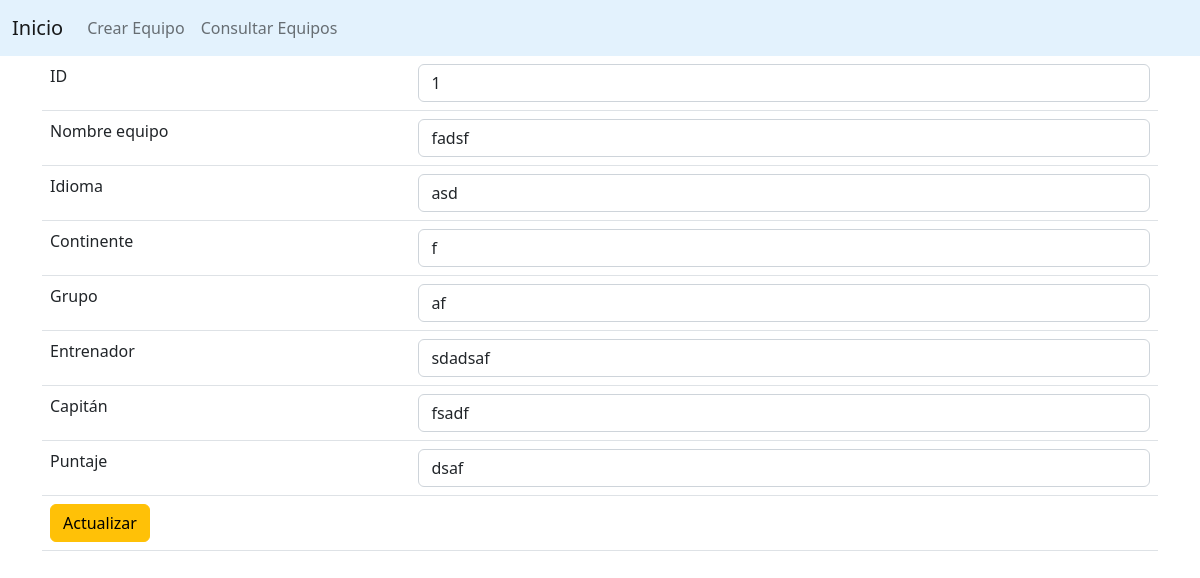
The app's page /1/edit with its own data.
### models.py (models this page shows, shortened)
class ContactModel(db.Model):
	__tablename__ = "contacts"
	id = db.Column(db.Integer, primary_key=True)
	pais = db.Column(db.String())
	idioma = db.Column(db.String())
	continente = db.Column(db.String())
	grupo = db.Column(db.String())
	entrenador = db.Column(db.String())
	capitan = db.Column(db.String())
	puntaje = db.Column(db.Integer())

### app.py (the view)
@app.route('/<int:id>/edit', methods = ['GET'])
def returnUpdate(id):
	contact = ContactModel.query.filter_by(id=id).first()
	return render_template('update.html', contact = contact)

### templates/update.html (shortened to what this page needs)
{% extends 'master.html' %}
{% block body %}
<div class="container">
	<form method="post" action="/edit">
		<table class="table">
			<tr>
				<td>ID</td>
				<td><input type="text" name="id" class="form-control" value="{{ contact.id }}"></td>
			</tr>
			<tr>
				<td>Nombre equipo</td>
				<td><input type="text" name="pais" class="form-control" value="{{ contact.pais }}"></td>
			</tr>
			<tr>
				<td>Idioma</td>
				<td><input type="text" name="idioma" class="form-control" value="{{ contact.idioma }}"></td>
			</tr>
			<tr>
				<td>Continente</td>
				<td><input type="text" name="continente" class="form-control" value="{{ contact.continente }}"></td>
			</tr>
			<tr>
				<td>Grupo</td>
				<td><input type="text" name="grupo" class="form-control" value="{{ contact.grupo }}"></td>
			</tr>
			<tr>
				<td>Entrenador</td>
				<td><input type="text" name="entrenador" class="form-control" value="{{ contact.entrenador }}"></td>
			</tr>
			<tr>
				<td>Capitán</td>
				<td><input type="text" name="capitan" class="form-control" value="{{ contact.capitan }}"></td>
			</tr>
			<tr>
				<td>Puntaje</td>
				<td><input type="text" name="puntaje" class="form-control" value="{{ contact.puntaje }}"></td>
			</tr>
			<tr>
				<td colspan="2">
					<input type="submit" name="submit" value="Actualizar" class="btn btn-warning">
				</td>
			</tr>
		</table>
	</form>
</div>
{% endblock %}

### records on screen
ContactModel: id "1", pais "fadsf", idioma "asd", continente "f", grupo "af", entrenador "sdadsaf", capitan "fsadf", puntaje "dsaf"
